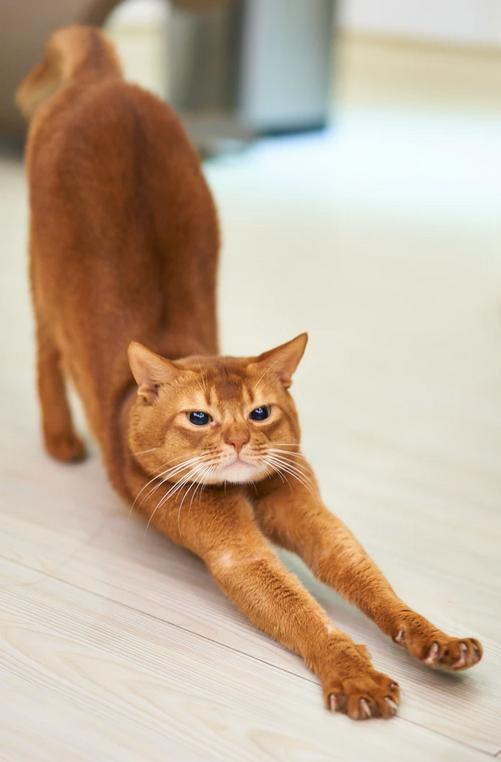
#> input picture data/rgb.jpg, 501 x 762 px, found by its file name
$ python descriptive_analysis.py
#> lines starting #> are read from the running program, lines starting #| are printed output that depends on the picture; long printed decimals are rounded
#!/usr/bin/env python
# coding: utf-8

# In[2]:


get_ipython().run_line_magic('matplotlib', 'inline')

# ----------------------------------------------------------------------
# Created: 2020-08-26
# Last-Updated:
# Filename: descriptive_analysis.ipynb
# Author: Yinan Yu
# Description:
# If you have any questions or commnets, email yinan@chalmers.se or
# yinan.yu@asymptotic.ai
# Note: the content of this file is subject to change
# ----------------------------------------------------------------------

# Data handling and processing modules
import pandas as pd # table (data frame)
import numpy as np # array

# Scientific modules
import scipy as sp # mathematics
import scipy.stats as stats # statistics
import statsmodels # some additional helper functions
from statsmodels.graphics.mosaicplot import mosaic

# Plotting modules
import matplotlib.pyplot as plt
import seaborn as sns

plt.style.use('seaborn-darkgrid')
# import bokeh # interactive plotting

from pprint import pprint # pretty print

import os

# Some settings:
data_dir = "data" # data directory
dpi = 100


# # Application 1: images as data

# ## Load data

# In[3]:


img_path = os.path.join(data_dir, "rgb.jpg") # Specify data path

img_rgb = plt.imread(img_path) # Load the image
#> img_rgb is the input picture: shape (762, 501, 3); mean R, G, B 194.9, 174.5, 153.2
plt.imshow(img_rgb); # Show image alt="An orange cat is stretching with a very content facial expression"


# In[4]:


print(">>> The type of the images:", img_rgb.dtype)
#| >>> The type of the images: uint8
print(">>> The shape of the image is:", img_rgb.shape)
#| >>> The shape of the image is: (762, 501, 3)
print(">>> The values of the image are:")
pprint(img_rgb)
#> (printed output is left out)


# In[5]:


# Convert discrete values (uint8) into "continuous" values (float32)
imgf_rgb = img_rgb.astype(np.float32)/255. # Usually normalize to [0,1]
plt.imshow(img_rgb) # Show image again to make sure we didn't mess it up. alt="Still a proud orange cat stretching"
print(">>> The values of images are continuous values now")
pprint(imgf_rgb)
#> (printed output is left out)


# In[6]:


# Convert rgb into grayscale
imgf_gray = imgf_rgb.mean(axis=2, keepdims=False) # Here we are just taking the mean value over rgb channels. More info: https://en.wikipedia.org/wiki/Grayscale
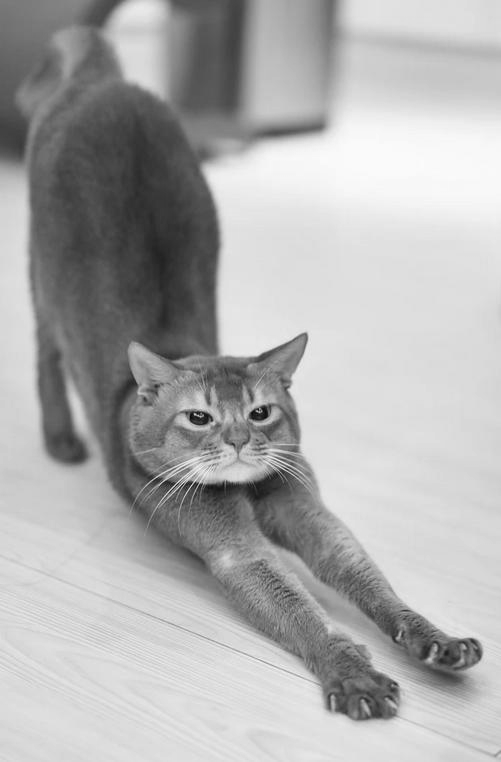
#> imgf_gray: shape (762, 501) float32; min 0.0353, max 0.984, mean 0.683
print(">>> Gray image has shape:", imgf_gray.shape)
#| >>> Gray image has shape: (762, 501)
plt.imshow(imgf_gray) # alt="A grayscale image of a cat stretching."
plt.title("Convert to grayscale by averaging rgb channels"); # Add title


# In[7]:


# Convert rgb into black and white
threshold = 0.5
img_bw = np.zeros_like(imgf_gray)
img_bw[imgf_gray>threshold]=1
plt.imshow(img_bw) # alt="A black and white image of a cat stretching."
plt.title("Convert to black and white with threshold 0.5"); # Add title


# #### Note
# + These images have different representations:
#     + `img_rgb`: numerical, discrete
#     + `imgf_rgb`: numerical, continuous
#     + `imgf_gray`: numerical, continuous
#     + `img_bw`: numerical, discrete (binary)
#   Find them in the course map!
# + Images are expressed as arrays - `numpy` is commonly used.
# + If you are interested in image processing, please explore other libraries such as `opencv`, `scikit-image`, etc.

# ## Descriptive analysis
# ### Histogram

# In[8]:


fig, axes = plt.subplots(1, 3, figsize=(12,4), dpi= dpi)
axes[0].hist(img_rgb.flatten(), bins=256)
axes[0].set_title("Histogram of the rgb image")
axes[1].hist(imgf_gray.flatten(), bins=256)
axes[1].set_title("Histogram of the grayscale image")
axes[2].bar([0,1],[(img_bw.flatten()==0).sum(),
                   (img_bw.flatten()==1).sum()],
           width=0.1);
axes[2].set_xticks([0,1]);
axes[2].set_title("Histogram of the black and white image")
plt.show()
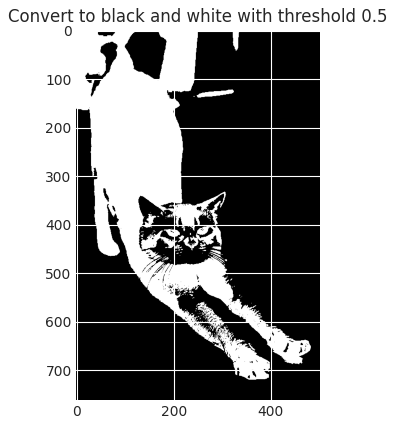
#> figure drawn by matplotlib, 1 panel
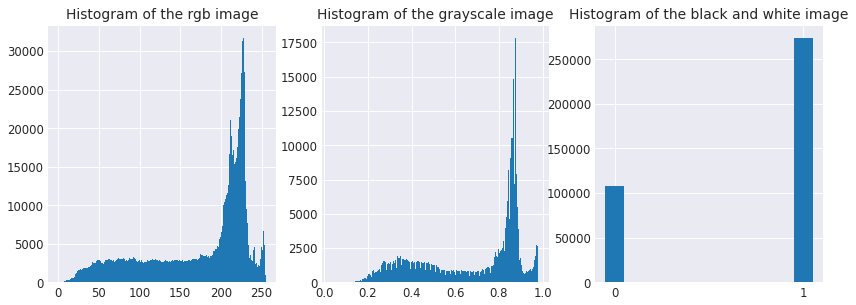
#> figure drawn by matplotlib, 3 panels; panel 1: tallest bar 31714 high, from x = 227.1 to 228.1; panel 2: tallest bar 17829 high, from x = 0.873 to 0.877


# ### Descriptive statistics

# In[9]:


# Descriptive statistics
# Take imgf_rgb as example

# 1) Centrality:
print(">>>>> Centrality <<<<<")
data = imgf_rgb.flatten()
mean_rgb = data.mean()
#> mean_rgb = 0.683
median_rgb = np.median(data)
#> median_rgb = 0.808
mode_rgb = stats.mode(data)
#> mode_rgb = (0.894, 31714)
print("The image has mean value %.2f" % mean_rgb)
#| The image has mean value 0.68
print("The image has median %.2f" % median_rgb)
#| The image has median 0.81
print("The image has mode %.2f" % mode_rgb[0])
#| The image has mode 0.89
print(">>> Look at the histogram now. How are mean, median and mode reflected in the histogram?")
print("")
# 2) Dispersion:
print(">>>>> Dispersion <<<<<")
# Range (min, max):
min_rgb = imgf_rgb.min()
#> min_rgb = 0
max_rgb = imgf_rgb.max()
#> max_rgb = 1
print("The image has range %.2f, %.2f)" % (min_rgb, max_rgb))
#| The image has range 0.00, 1.00)
# Standard deviation:
std_rgb = imgf_rgb.std()
#> std_rgb = 0.251
print("The image has standard deviation %.2f" % std_rgb)
#| The image has standard deviation 0.25
# Quantile (q-th quantile):
q0 = np.quantile(imgf_rgb, q=0.1)
#> q0 = 0.263
q1 = np.quantile(imgf_rgb, q=0.5)
#> q1 = 0.808
q2 = np.quantile(imgf_rgb, q=0.9)
#> q2 = 0.902
print("10%s quantile: %f" % ("%", q0))
#| 10% quantile: 0.2627
print("50%s quantile: %f" % ("%", q1))
#| 50% quantile: 0.8078
print("90%s quantile: %f" % ("%", q2))
#| 90% quantile: 0.902

print("10th, 50th and 90th percentiles are", np.percentile(imgf_rgb, q=[10, 50, 90]))
#| 10th, 50th and 90th percentiles are [0.2627 0.8078 0.902]

print("")
print(">>> What are quantiles? How are they related to percentiles?")


# ## Application 2: texts as data, natural language processing

# ## Load data

# In[10]:


# Input data: two user reviews.
# In each review, the first word is the category; the second word is the sentiment; the third word is the file id
review1 = "music neg 204.txt generally harmless , except for one very offensive song about siblings that hate each other and hate their parents . the song is probably funny to ultra-sophisticated , cynical adults . but the song is totally inappropriate for a four year old . i wouldn't bring this cd into your house"
review2 = "music neg 723.txt the raising arizona part of the cd is almost exclusively electronic and only one 90 second track of the great banjo that i remember from the movie . i recommend listening to samples before you buy"


# In[11]:


words1 = review1.strip().split()[3:]
words2 = review2.strip().split()[3:]
words = words1 + words2
print(">>> There are %i unique words"%len(words))
print(">>> A bag of words:", words)

vocab = set(words) # Build a vocabulary
print(">>> Vocabulary:", vocab)


# ## Descriptive analysis

# ### Count

# In[12]:


# Do something with the text data
from collections import Counter

word_freqs = Counter(words)
print(">>> Word count:")
print(word_freqs)


# #### Note
# + A bag of words is `categorical data`.
# + These are extremely simplified examples, but they are important building blocks for solving real world problems.
# + Don't underestimate the importance of counting! Very often, this is how you estimate probabilities.

# ### Bar chart

# In[13]:


top = dict(word_freqs.most_common(10))
top_words = list(top.keys())
top_freqs = list(top.values())
ax = sns.barplot(x=top_words, y=top_freqs) # Let's try out seaborn
print(">>> By looking at the bar chart, what seems to be the limitation of this bag-of-words approach?")
print(">>> In the assignment, you will do something more sophisticated")


# ### Pie chart

# In[14]:


# Usually more confusing than bar chart. But let's show it anyway. It's good for showing percentages.
plt.pie(top.values(), labels=top.keys(), autopct='%1.1f%%', shadow=True)
plt.show()
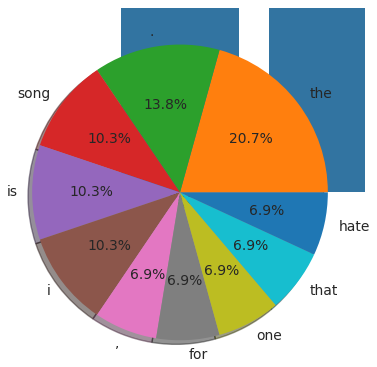
#> figure drawn by matplotlib, 1 panel


# ### Note
# - If you are interested in natural language processing, please explore other libraries such as `spacy`.

# ## Application 3: a table with numeric values as data

# ## Load data

# In[15]:


# This time, we will grab something from the internet.
# From the book Machine Learning for Hackers
# https://github.com/johnmyleswhite/ML_for_Hackers
src = "https://raw.githubusercontent.com/johnmyleswhite/ML_for_Hackers/master/02-Exploration/data/01_heights_weights_genders.csv"
#> (the run stopped early here; a loop or call above may not have finished)

$ run again, with data/z-table.png saved as data/rgb.jpg
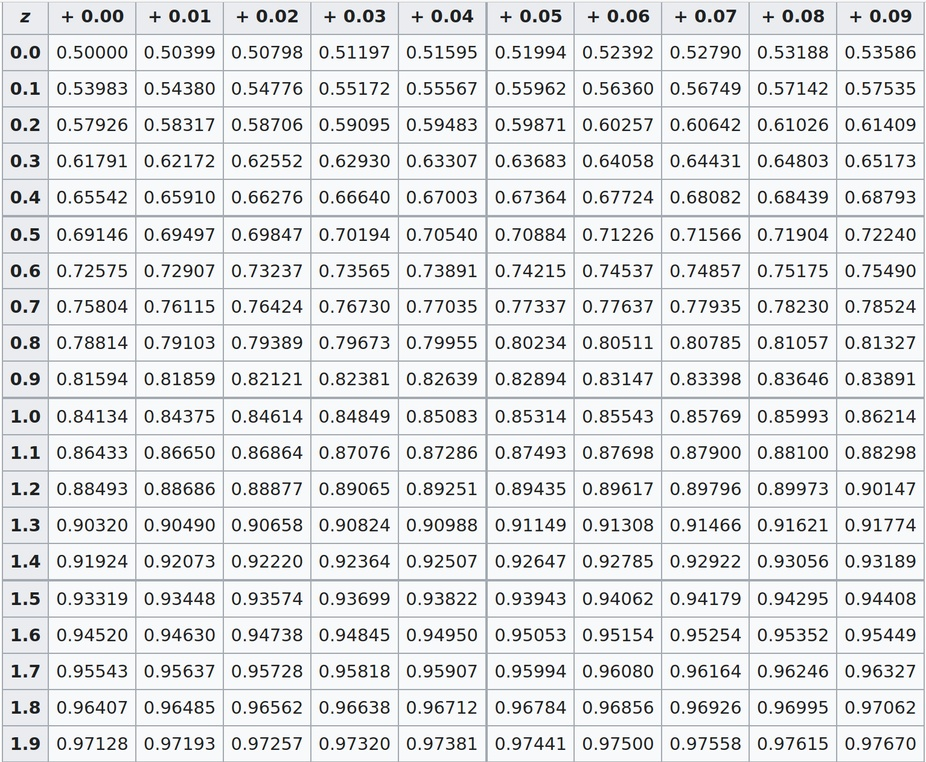
#> input picture data/z-table.png, 926 x 762 px, shrunk from 1534 x 1262 before the run, found by its file name
#> img_rgb is the input picture: shape (762, 926, 3); mean R, G, B 223.2, 224.8, 226.2
#| >>> The type of the images: uint8
#| >>> The shape of the image is: (762, 926, 3)
#> (printed output is left out)
#> (printed output is left out)
#| >>> Gray image has shape: (762, 926)
#> `plt.show()`:
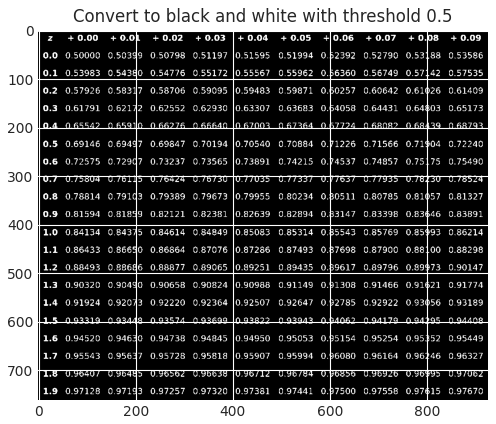
#> figure drawn by matplotlib, 1 panel
#> `plt.show()`:
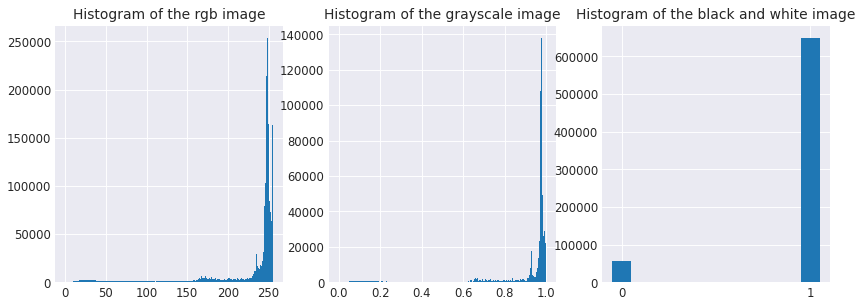
#> figure drawn by matplotlib, 3 panels; panel 1: tallest bar 253655 high, from x = 248 to 249; panel 2: tallest bar 137937 high, from x = 0.977 to 0.98
#> mean_rgb = 0.881
#> median_rgb = 0.973
#> mode_rgb = (0.976, 253655)
#| The image has mean value 0.88
#| The image has median 0.97
#| The image has mode 0.98
#> min_rgb = 0
#> max_rgb = 1
#| The image has range 0.00, 1.00)
#> std_rgb = 0.218
#| The image has standard deviation 0.22
#> q0 = 0.635
#> q1 = 0.973
#> q2 = 0.996
#| 10% quantile: 0.6353
#| 50% quantile: 0.9725
#| 90% quantile: 0.9961
#| 10th, 50th and 90th percentiles are [0.6353 0.9725 0.9961]
